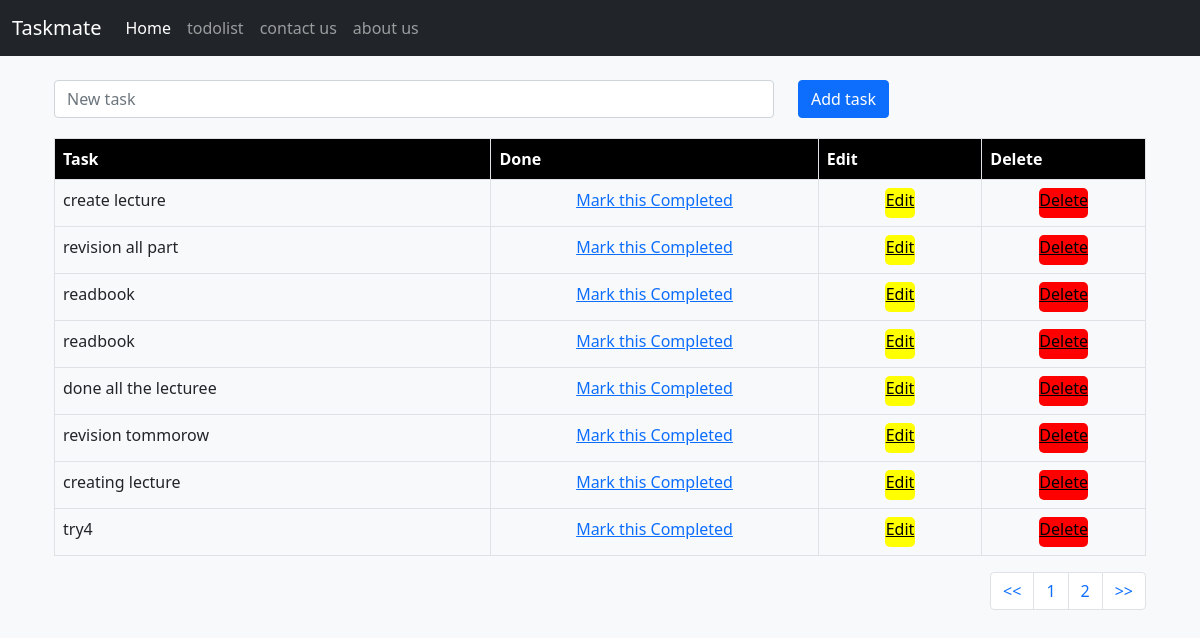
/todolist/, run on the app's committed database.
### todolist/models.py (models this page shows, shortened)
class Tasklist(models.Model):
    task = models.CharField(max_length=300)
    done= models.BooleanField(default=False)

### todolist/views.py (the view)
# urls.py: path("",include("todolist.urls")),
def todolist(request):
    if request.method == "POST":
        form = TaskForm(request.POST or None)
        if form.is_valid():
            form.save()
            messages.success(request,("New Task Added!"))
            return redirect('todolist')
    else:
        all_tasks = Tasklist.objects.all()
        paginator = Paginator(all_tasks, 8)
        page_number = request.GET.get('pg')
        paginated_tasks = paginator.get_page(page_number)
        return render(request, "todolist.html", {'all_tasks': paginated_tasks})

### todolist/templates/todolist.html (shortened to what this page needs)
{% extends 'base.html' %}
{% block content %}
    <div class="container">
        <br>
        <form method="POST" class="row">
            <div class="col-lg-8 col-md-8 col-sm-8">
                <input type="text" class="form-control" name="task" placeholder="New task">
            </div>
            <div class="col-lg-4 col-md-4 col-sm-4">
                <button type="submit" class="btn btn-primary btn-block">Add task</button>
            </div>
        </form>
        <div style="margin-top: 20px; overflow-x: auto;">
            <table class="table table-bordered text_center" style="width: 100%; table-layout: fixed;">
                <col style="width: 40%;">
                <col style="width: 30%;">
                <col style="width: 15%;">
                <col style="width: 15%;">
                <thead class="thead-dark">
                    <tr style="background-color: black; color: white;">
                        <th scope="col">Task</th>
                        <th scope="col">Done</th>
                        <th scope="col">Edit</th>
                        <th scope="col">Delete</th>
                    </tr>
                </thead>
                <tbody>
                    {% if all_tasks %}
                        {% for obj in all_tasks %}
                            {% if obj.done %}
                                <tr class="table-success">
                                    <td>{{ obj.task }}</td>
                                    <td style="text-align: center;">Mark this Pending</td>
                                    <td style="text-align: center;"><a href="{% url 'pending_task' obj.id %}" style="color: yellow;">Mark pending</a></td>
                                    <td style="text-align: center;"><a href="{% url 'edit_task' obj.id %}" style="color: black; display: inline-block; width: 30px; height: 30px; background-color: yellow; border-radius: 5px;">Edit</a></td>
                                    <td style="text-align: center;"><a href="{% url 'delete_task' obj.id %}" style="color: black; display: inline-block; min-width: 40px; height: 30px; background-color: red; border-radius: 5px;">Delete</a></td>
                                </tr>
                            {% else %}
                                <tr>
                                    <td>{{ obj.task }}</td>
                                    <td style="text-align: center;"><a href="{% url 'complete_task' obj.id %}">Mark this Completed</a></td>
                                    <td style="text-align: center;"><a href="{% url 'edit_task' obj.id %}" style="color: black; display: inline-block; width: 30px; height: 30px; background-color: yellow; border-radius: 5px;">Edit</a></td>
                                    <td style="text-align: center;"><a href="{% url 'delete_task' obj.id %}" style="color: black; display: inline-block; min-width: 40px; height: 30px; background-color: red; border-radius: 5px;">Delete</a></td>
                                </tr>
                            {% endif %}
                        {% endfor %}
                    {% endif %}
                </tbody>
            </table>
        </div>
        <nav aria-label="Page navigation example">
            <ul class="pagination justify-content-end">
                <li class="page-item"><a class="page-link" href="?pg=1">&lt;&lt;</a></li>
                <li class="page-item"><a class="page-link" href="?pg={{ all_tasks.number }}">{{ all_tasks.number }}</a></li>
                {% if all_tasks.has_next %}
                    <li class="page-item"><a class="page-link" href="?pg={{ all_tasks.next_page_number }}">{{ all_tasks.next_page_number }}</a></li>
                {% endif %}
                <li class="page-item"><a class="page-link" href="?pg={{ all_tasks.paginator.num_pages }}">&gt;&gt;</a></li>
            </ul>
        </nav>
    </div>
{% endblock %}

### todolist/templates/base.html (shortened to what this page needs)
{% load static %}
<!doctype html>
<html lang="en">
<head>
    <link href="https://cdn.jsdelivr.net/npm/bootstrap@5.0.2/dist/css/bootstrap.min.css" rel="stylesheet">
</head>
<body class = bg-light>
<nav class="navbar navbar-expand-lg navbar-dark bg-dark">
    <div class="container-fluid">
        <a class="navbar-brand" href="{% url 'index'  %}">Taskmate</a>
        <div class="collapse navbar-collapse" id="navbarNav">
            <ul class="navbar-nav">
                <li class="nav-item">
                    <a class="nav-link active" aria-current="page" href="{% url 'index'  %}">Home</a>
                </li>
                <li class="nav-item">
                    <a class="nav-link" href="{% url 'todolist'  %}">todolist</a>
                </li>
                <li class="nav-item">
                    <a class="nav-link" href="{% url 'contact'  %}">contact us</a>
                </li>
                <li class="nav-item">
                    <a class="nav-link" href="{% url 'about' %}">about us</a>
                </li>
            </ul>
        </div>
    </div>
</nav>
<div class="container">
    {% block content %}
    {% endblock %}
</div>
</body>
</html>

### data on the page
Tasklist: task "create lecture"
Tasklist: task "revision all part"
Tasklist: task "readbook"
Tasklist: task "readbook"
Tasklist: task "done all the lecturee"
Tasklist: task "revision tommorow"
Tasklist: task "creating lecture"
Tasklist: task "try4"

### other printed values
{{ all_tasks.number }} "1"
{{ all_tasks.next_page_number }} "2"
